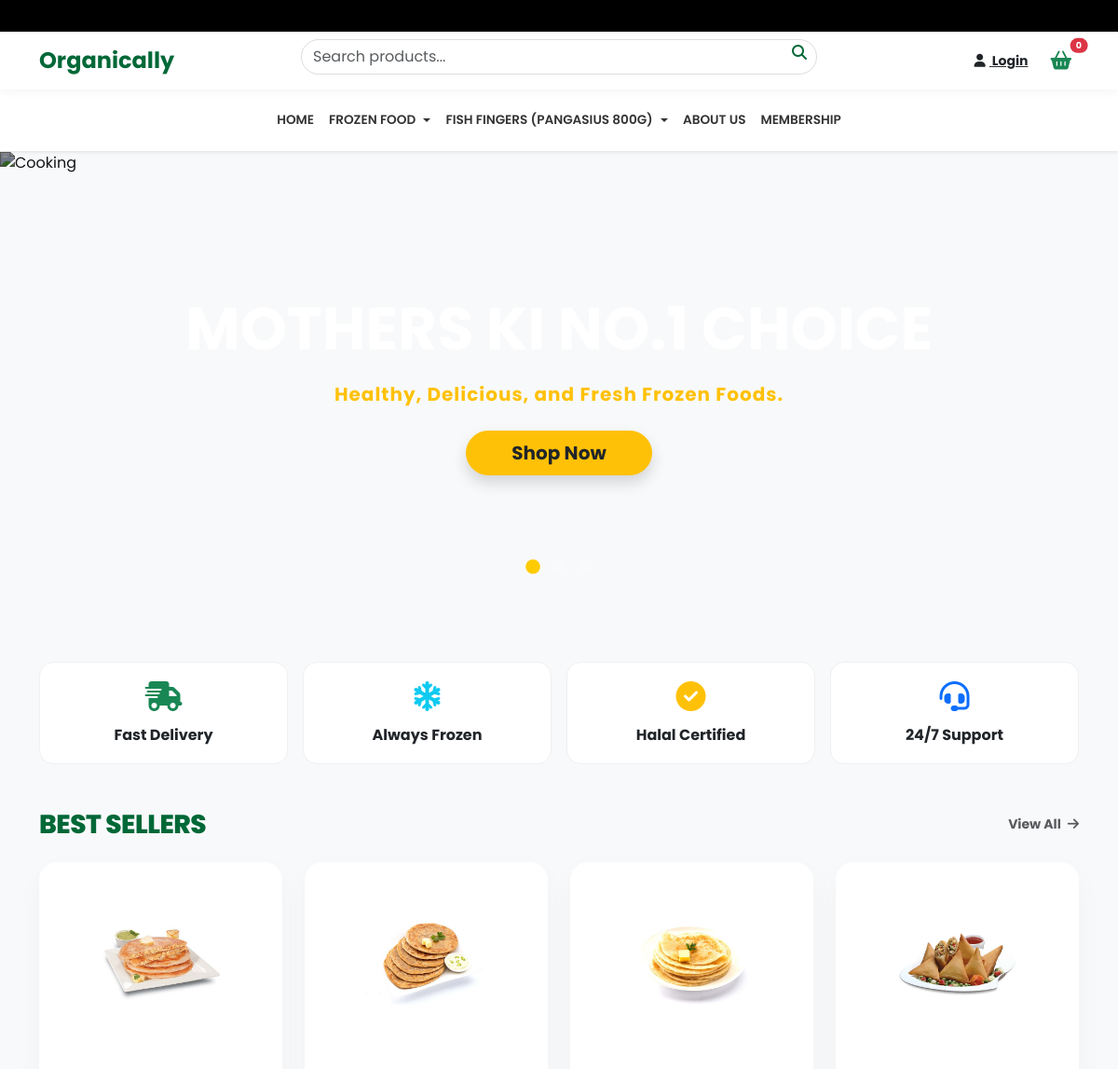
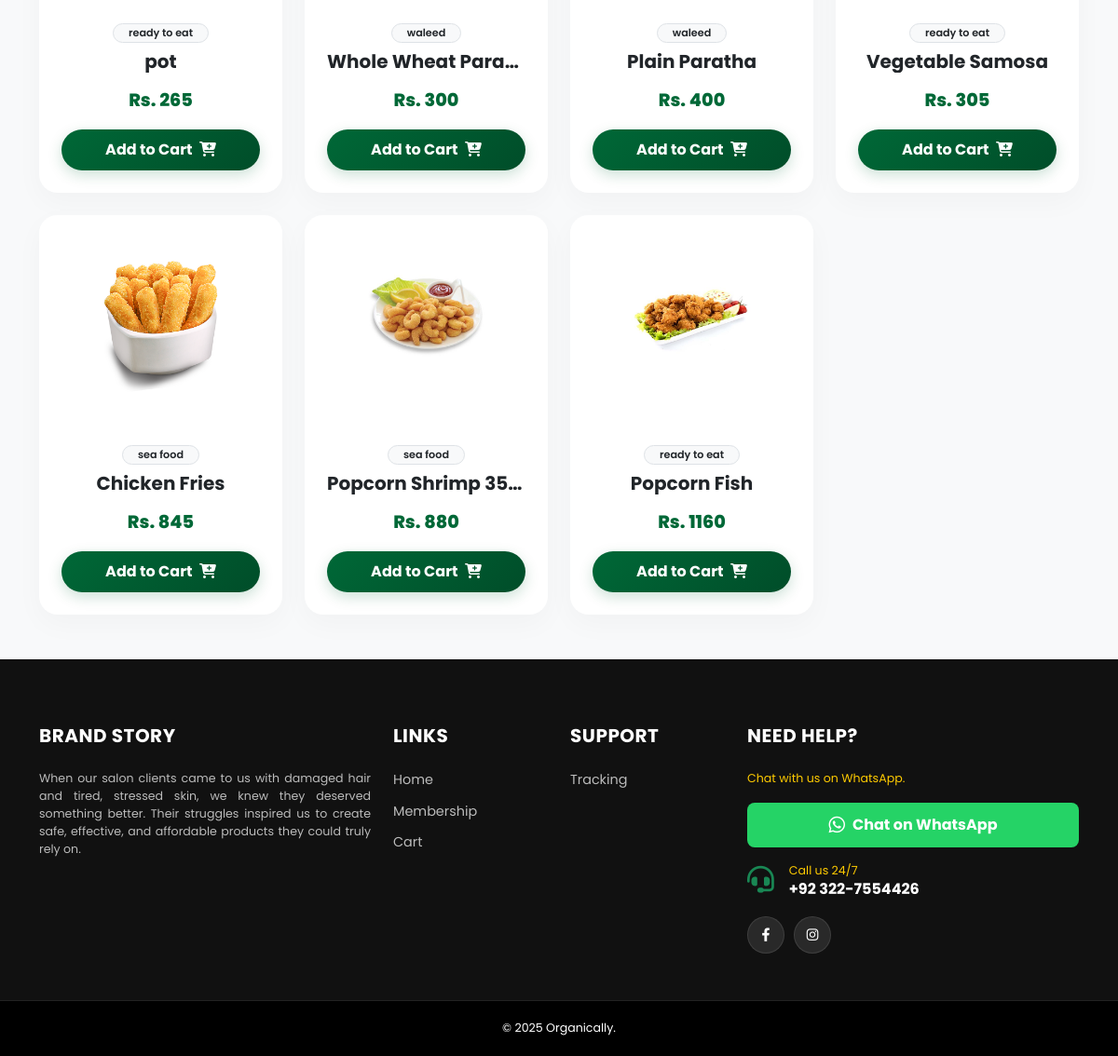
The page / on the database its author committed (2 pictures, top to bottom).
### store/models.py (models this page shows, shortened)
class Category(models.Model):
    name = models.CharField(max_length=100, unique=True)
    image = models.ImageField(upload_to='categories/', blank=True, null=True)
    parents = models.ManyToManyField('self', related_name='children', blank=True, symmetrical=False)
    class Meta: verbose_name_plural = "Categories"

class Product(models.Model):
    categories = models.ManyToManyField(Category, related_name='products')
    name = models.CharField(max_length=200)
    description = models.TextField(blank=True)
    ingredients = models.TextField(blank=True, help_text="Enter ingredients here. Press Enter for new lines.")
    how_to_use = models.TextField(blank=True, help_text="Usage instructions.")
    shipping_info = models.TextField(blank=True, default="Standard delivery charges apply. Delivery within 3-5 working days.")
    price = models.DecimalField(max_digits=10, decimal_places=2)
    image = models.ImageField(upload_to='products/')
    is_available = models.BooleanField(default=True)
    stock = models.PositiveIntegerField(default=0)
    discount_percentage = models.PositiveIntegerField(default=0, help_text="Discount in % (0-100)")
    discount_end_time = models.DateTimeField(null=True, blank=True)
    @property
    def category(self): return self.categories.first()
    def is_discount_active(self):
        return self.discount_percentage > 0 and self.discount_end_time and self.discount_end_time > timezone.now()

### store/views.py (the view)
# urls.py: path('', views.home, name='home'),
def home(request):
    return render(request, 'store/home.html', {
        'categories': Category.objects.all(),
        'products': Product.objects.filter(is_available=True)
    })

### templates/store/home.html (shortened to what this page needs)
{% extends 'store/base.html' %}
{% load static %}
{% block content %}
<div class="position-relative mb-5">
    <div id="heroCarousel" class="carousel slide" data-bs-ride="carousel" data-bs-interval="3000">
        <div class="carousel-indicators">
            <button type="button" data-bs-target="#heroCarousel" data-bs-slide-to="0" class="active"></button>
            <button type="button" data-bs-target="#heroCarousel" data-bs-slide-to="1"></button>
            <button type="button" data-bs-target="#heroCarousel" data-bs-slide-to="2"></button>
        </div>
        <div class="carousel-inner">
            <div class="carousel-item active"><img src="https://images.unsplash.com/photo-1555939594-58d7cb561ad1" alt="Cooking"></div>
        </div>
    </div>
    <div class="hero-overlay-content">
        <h1 class="display-3 fw-bold text-shadow mb-3">MOTHERS KI NO.1 CHOICE</h1>
        <p class="lead mb-4 fw-bold text-warning text-shadow" style="letter-spacing: 1px;">Healthy, Delicious, and Fresh Frozen Foods.</p>
        <a href="#featured" class="btn btn-warning btn-lg rounded-pill px-5 fw-bold shadow hover-scale text-dark">Shop Now</a>
    </div>
</div>
<div class="container mb-5">
    <div class="row text-center g-3">
        <div class="col-6 col-md-3"><div class="feature-card"><i class="fas fa-shipping-fast fa-2x text-success mb-3"></i><h6 class="fw-bold m-0">Fast Delivery</h6></div></div>
        <div class="col-6 col-md-3"><div class="feature-card"><i class="fas fa-snowflake fa-2x text-info mb-3"></i><h6 class="fw-bold m-0">Always Frozen</h6></div></div>
        <div class="col-6 col-md-3"><div class="feature-card"><i class="fas fa-check-circle fa-2x text-warning mb-3"></i><h6 class="fw-bold m-0">Halal Certified</h6></div></div>
        <div class="col-6 col-md-3"><div class="feature-card"><i class="fas fa-headset fa-2x text-primary mb-3"></i><h6 class="fw-bold m-0">24/7 Support</h6></div></div>
    </div>
</div>
<div class="container pb-5" id="featured">
    <div class="d-flex justify-content-between align-items-center mb-4">
        <h3 class="section-title m-0">Best Sellers</h3>
        <a href="#" class="text-decoration-none text-muted small fw-bold hover-green">View All <i class="fas fa-arrow-right ms-1"></i></a>
    </div>
    <div class="row g-4">
        {% for product in products %}
        <div class="col-6 col-md-3">
            <div class="product-card h-100" id="product-card-{{ product.id }}">
                <a href="{% url 'product_detail' product.id %}" class="product-img-wrapper">
                    {% if product.image %}
                        <img src="{{ product.image.url }}" alt="{{ product.name }}">
                    {% else %}
                        <img src="https://via.placeholder.com/200x200?text=No+Image" alt="No Image">
                    {% endif %}
                </a>
                <div class="card-body text-center d-flex flex-column p-4">
                    <div class="mb-2"><span class="badge bg-light text-dark border rounded-pill px-3" style="font-size: 0.7rem; font-weight: 600;">{{ product.category.name|default:"General" }}</span></div>
                    <h5 class="card-title fw-bold text-dark text-truncate w-100 mb-3"><a href="{% url 'product_detail' product.id %}" class="text-decoration-none text-dark">{{ product.name }}</a></h5>
                    <div class="mt-auto">
                        <div id="price-box-{{ product.id }}">
                            {% if product.stock > 0 and product.is_discount_active %}
                                <p class="price-tag mb-3">
                                    <span class="old-price">Rs. {{ product.price|floatformat:0 }}</span>
                                    <span class="current-price">Rs. {{ product.get_price|floatformat:0 }}</span>
                                </p>
                            {% else %}
                                <p class="price-tag mb-3">Rs. {{ product.price|floatformat:0 }}</p>
                            {% endif %}
                        </div>
                        <form action="{% url 'add_to_cart' product.id %}" method="POST">
                            <button type="submit" class="btn btn-add-cart" {% if product.stock <= 0 %}disabled{% endif %}>
                                {% if product.stock > 0 %}
                                    Add to Cart <i class="fas fa-cart-plus ms-1"></i>
                                {% else %}
                                    Sold Out <i class="fas fa-ban ms-1"></i>
                                {% endif %}
                            </button>
                        </form>
                    </div>
                </div>
            </div>
        </div>
        {% endfor %}
    </div>
</div>
{% endblock %}

### templates/store/base.html (shortened to what this page needs)
{% load static %}
<!DOCTYPE html>
<html lang="en">
<head>
    <link href="https://cdn.jsdelivr.net/npm/bootstrap@5.3.0/dist/css/bootstrap.min.css" rel="stylesheet">
    <link rel="stylesheet" href="https://cdnjs.cloudflare.com/ajax/libs/font-awesome/6.4.0/css/all.min.css">
    <link rel="stylesheet" href="https://cdnjs.cloudflare.com/ajax/libs/viewerjs/1.11.3/viewer.min.css">
</head>
<body>
    <div class="top-bar"><div class="marquee-text">Whatsapp us 24/7 at +92 322-7554426 | Free Delivery for Orders over 2500 </div></div>
    <div class="main-header sticky-top">
        <div class="container">
            <div class="row align-items-center g-2">
                <div class="col-6 col-lg-3 d-flex align-items-center">
                    <a href="{% url 'home' %}" class="text-decoration-none"><h4 class="m-0 fw-bold" style="color: var(--primary-green);">Organically</h4></a>
                </div>
                <div class="col-6 col-lg-3 text-end d-flex align-items-center justify-content-end order-lg-3 mobile-actions gap-3">
                    {% if user.is_authenticated %}
                        <div class="dropdown">
                            <a class="text-dark text-decoration-none small fw-bold dropdown-toggle d-flex align-items-center" href="#" data-bs-toggle="dropdown">
                                <i class="fas fa-user-circle fa-lg text-success me-1"></i>
                                <span class="d-none d-lg-inline">{{ user.username }}</span>
                            </a>
                            <ul class="dropdown-menu dropdown-menu-end shadow border-0" style="z-index: 1050;">
                                <li><span class="dropdown-item-text small text-muted">Hi, {{ user.username }}</span></li>
                                <li><hr class="dropdown-divider"></li>
                                <li><a class="dropdown-item small" href="{% url 'my_orders' %}">My Orders</a></li>
                                {% if user.is_superuser %}<li><a class="dropdown-item small text-primary" href="{% url 'admin_dashboard' %}">Admin Panel</a></li>{% endif %}
                                <li><a class="dropdown-item small text-danger" href="{% url 'logout' %}">Logout</a></li>
                            </ul>
                        </div>
                    {% else %}
                        <a href="{% url 'login' %}" class="text-dark small fw-bold"><i class="fas fa-user me-1"></i> Login</a>
                    {% endif %}
                    <a href="{% url 'cart_page' %}" class="btn btn-outline-success rounded-pill position-relative border-0 fw-bold p-1 px-2">
                        <i class="fas fa-shopping-basket fa-lg"></i>
                        <span id="cart-badge" class="position-absolute top-0 start-100 translate-middle badge rounded-pill bg-danger" style="font-size: 0.6rem;">{{ cart_item_count|default:"0" }}</span>
                    </a>
                </div>
                <div class="col-12 col-lg-6 order-lg-2 mt-2 mt-lg-0">
                    <form class="search-box d-flex position-relative" action="{% url 'search' %}" method="GET">
                        <input class="form-control search-input" type="search" name="q" placeholder="Search products..." value="{{ request.GET.q }}">
                        <button class="search-btn" type="submit"><i class="fas fa-search"></i></button>
                    </form>
                </div>
            </div>
        </div>
    </div>
    <nav class="navbar navbar-expand-lg navbar-custom shadow-sm bg-white d-none d-lg-block">
        <div class="container justify-content-center">
            <ul class="navbar-nav align-items-center">
                <li class="nav-item"><a class="nav-link" href="{% url 'home' %}">HOME</a></li>
                {% for cat in categories %}
                    {% if not cat.parents.exists %}
                        {% if cat.children.exists %}
                            <li class="nav-item dropdown">
                                <a class="nav-link dropdown-toggle" href="{% url 'category_view' cat.id %}" id="catDrop{{ cat.id }}" role="button" aria-expanded="false">
                                    {{ cat.name|upper }}
                                </a>
                            </li>
                        {% else %}
                            <li class="nav-item">
                                <a class="nav-link" href="{% url 'category_view' cat.id %}">{{ cat.name|upper }}</a>
                            </li>
                        {% endif %}
                    {% endif %}
                {% endfor %}
                <li class="nav-item"><a class="nav-link" href="{% url 'about' %}">ABOUT US</a></li>
                <li class="nav-item"><a class="nav-link" href="{% url 'membership' %}">MEMBERSHIP</a></li>
            </ul>
        </div>
    </nav>
    <div style="flex: 1;">{% block content %}{% endblock %}</div>
    <footer>
        <div class="container">
            <div class="row g-4">
                <div class="col-lg-4 col-md-6">
                    <h5 class="text-white">Brand Story</h5>
                    <p class="small mb-4" style="color: var(--accent-white); text-align: justify;">
                        When our salon clients came to us with damaged hair and tired, stressed skin, we knew they deserved something better.
                        Their struggles inspired us to create safe, effective, and affordable products they could truly rely on.
                    </p>
                </div>
                <div class="col-lg-2 col-md-6 col-6"><h5>Links</h5><ul><li><a href="{% url 'home' %}">Home</a></li><li><a href="{% url 'membership' %}">Membership</a></li><li><a href="{% url 'cart_page' %}">Cart</a></li></ul></div>
                <div class="col-lg-2 col-md-6 col-6"><h5>Support</h5><ul><li><a href="{% url 'my_orders' %}">Tracking</a></li></ul></div>
                <div class="col-lg-4 col-md-6">
                    <h5>Need Help?</h5>
                    <p class="small mb-3" style="color: var(--accent-yellow);">Chat with us on WhatsApp.</p>
                    <a href="https://wa.me/923227554426" target="_blank" class="btn w-100 mb-3 d-flex align-items-center justify-content-center" style="background-color: #25D366; color: white; font-weight: bold; border:none; padding: 12px; border-radius: 8px;"><i class="fab fa-whatsapp fa-lg me-2"></i> Chat on WhatsApp</a>
                    <div class="d-flex align-items-center mb-3"><i class="fas fa-headset fa-2x text-success me-3"></i><div><p class="mb-0 small" style="color: var(--accent-yellow);">Call us 24/7</p><h6 class="text-white fw-bold m-0">+92 322-7554426</h6></div></div>
                    <div class="footer-social"><a href="https://web.facebook.com/profile.php?id=61584493205748" target="_blank"><i class="fab fa-facebook-f"></i></a><a href="#" target="_blank"><i class="fab fa-instagram"></i></a></div>
                </div>
            </div>
        </div>
        <div class="footer-bottom"><div class="container text-center"><p class="mb-0 small text-white">&copy; 2025 Organically.</p></div></div>
    </footer>
</body>
</html>

### rows shown on the page
Category: name "FROZEN FOOD"
Category: name "FISH FINGERS (PANGASIUS 800G)"
Product: image (picture), category.name "ready to eat", name "pot", price "265", stock "Add to Cart"
Product: image (picture), category.name "waleed", name "Whole Wheat Para…", price "300", stock "Add to Cart"
Product: image (picture), category.name "waleed", name "Plain Paratha", price "400", stock "Add to Cart"
Product: image (picture), category.name "ready to eat", name "Vegetable Samosa", price "305", stock "Add to Cart"
Product: image (picture), category.name "sea food", name "Chicken Fries", price "845", stock "Add to Cart"
Product: image (picture), category.name "sea food", name "Popcorn Shrimp 35…", price "880", stock "Add to Cart"
Product: image (picture), category.name "ready to eat", name "Popcorn Fish", price "1160", stock "Add to Cart"

### other values the page prints
{{ cart_item_count|default:"0" }} "0"
